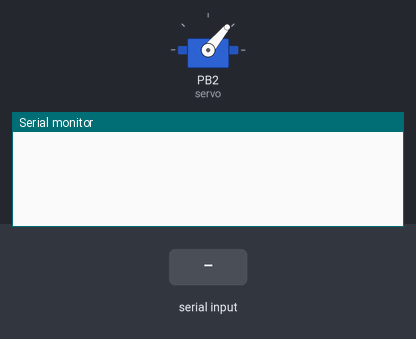
Recording of a sketch running on a simulated ATtiny85, built with avr-gcc and run on an emulated ATtiny85. Shown: servo, the last lines printed to the serial monitor. The test bench sets the inputs (shaded band).

Above: at 1.6 s.
1.7 s: "G21\n" received over Serial
At 2.7 s:
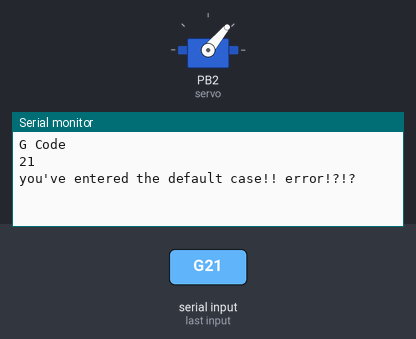
3.2 s: byte 10 ('\n') received over Serial
At 3.8 s:
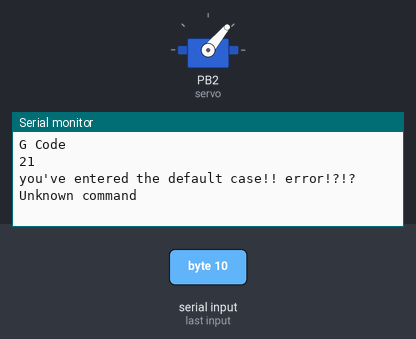
4.7 s: "M\n" received over Serial
At 6.2 s:
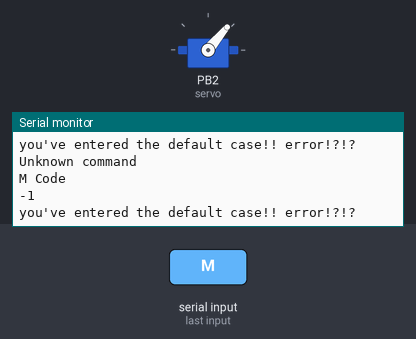

Measured:
- after the input at 1.7 s, the serial monitor: prints a new line at once (image 1)
- after the input at 3.2 s, the serial monitor: prints a new line at once (image 2)
- after the input at 4.7 s, the serial monitor: prints a new line at once (image 3)

The sketch:

simple_parser.ino
```cpp
//simple parser
//Frank Eggink 11-11-2012
//
//eerste versie van een parser
//parser is in staat om te bepalen of het om een G,M code gaat
//parser is in staat om te bepalen om welk type het gaat, bijvoorbeeld G1, G2,M300, op basis van het 2e karakter in het commando)
//getValue kan de x en y waarde uit een string halen


#include <SoftwareServo.h>

//servo variables

SoftwareServo servo;
boolean servoEnabled = true;

//parser variables
char *strchr_pointer;
double value;
int codenum;


//comm variables
const int MAX_CMD_SIZE = 256;
char buffer[MAX_CMD_SIZE];
char serial_char;
int serial_count = 0;
boolean comment_mode = false;


void setup()
{
	Serial.begin(9600);

	servo.attach(2);
	servo.write(50);

	if (servoEnabled)
	{
		for(int i=0; i<100; i++)
		{
			SoftwareServo::refresh();
			delay(4);
		}
	}

}

void loop()
{

	//parse("G21");
	//Serial.println();
	//parse("G90");
	//Serial.println();
	//parse("G92 X0.00 Y0.00 Z0.00");
	//Serial.println();
	//parse("M300 S50.00");
	//Serial.println();
	//parse("G1 X-23.84 Y0.67 F3500.00");
	//Serial.println();
	//parse("G1 X-66.56 Y4.26 F3500.00");
	//Serial.println();
	//parse("G4 P150");
	//Serial.println();


	//parse("Hallo");
	//Serial.println();
	//delay(10000);

	getSerialCommand();
	//delay(100);
	if (servoEnabled)
	{
		SoftwareServo::refresh();
	}

}


void getSerialCommand()
{
	//TODO : remove spaces at start of command

	if(Serial.available() > 0) {
		serial_char = Serial.read();
		// say what you got:
		//Serial.print("I received: ");
		//Serial.println(serial_char, DEC);
		if (serial_char == '\n' || serial_char == '\r')
		{
			buffer[serial_count] = 0;
			//TODO: process command

			parse(buffer);
			//Serial.println(buffer);
			//Serial.println();


			clear_buffer();
			comment_mode = false;
		}
		else //not end of command
		{
			if(serial_char == ';' || serial_char == '(')
			{
				comment_mode = true;
			}
			if (comment_mode != true)
			{
				buffer[serial_count] = serial_char;
				serial_count++;
				if(serial_count > MAX_CMD_SIZE)
				{

					clear_buffer();
					Serial.flush();

				}
			}
		}
	}
	//	else if (Serial.available() <=0) {
	//		Serial.println("arduino is not receiving");
	//	}
}


void clear_buffer()
{
	serial_count = 0;
}


//function to parse simple gcode
void parse(char *command)
{

	double xVal;
	double yVal;
	double pVal;
	double fVal;
	double sVal;

	boolean hasXVal;
	boolean hasYVal;
	boolean hasPVal;
	boolean hasFVal;
	boolean hasSVal;

	if (command != NULL) {
		if (command[0] == 'G') {
			//G code
			Serial.println("G Code");

			if(isdigit(command[1])) {  //is the second character a number?
				codenum = (int)strtod(&command[1],NULL);
			} else {
				codenum = -1; //something is wrong with the received command
			}
			Serial.println(codenum);
			hasXVal = getValue('X', command, &xVal);
			hasYVal = getValue('Y', command, &yVal);
			hasPVal = getValue('P', command, &pVal);
			hasFVal = getValue('F', command, &fVal);


			if(hasXVal) {
				Serial.print("X-value : ");
				Serial.println(xVal);
			}

			if(hasYVal) {
				Serial.print("Y-value : ");
				Serial.println(yVal);
			}
			if(hasPVal) {
				Serial.print("P-value : ");
				Serial.println(pVal);
			}
			if(hasFVal) {
				Serial.print("F-value : ");
				Serial.println(fVal);
			}


			switch(codenum)
			{
			case 0: //G0, Rapid positioning
				Serial.println("NOW IN CASE 0");
				break;
			case 1: //G1, linear interpolation at specified speed
				Serial.println("G1 not implemented");
				break;
			case 2: //G2, Clockwise arc
			case 3: //G3, Counterclockwise arc
				Serial.println("G2/G3 not implemented");
				break;
			case 4: //G4, Delay P ms
				Serial.println("G4 not implemented");
				break;
			case 90: //G90, Absolute Postioning
				Serial.println("G90 not implemented");
				break;
			case 91: //G91, Incremental Positioning
				Serial.println("G91 not implemented");
				break;
			default:
				Serial.println("you've entered the default case!! error!?!?");
			}


		} else if (command[0] == 'M') {
			//M code
			Serial.println("M Code");

			if(isdigit(command[1])) {  //is the second character a number?
				codenum = (int)strtod(&command[1],NULL);
			} else {
				codenum = -1; //something is wrong with the received command
			}
			Serial.println(codenum);

			hasSVal = getValue('S', command, &sVal);

			if(hasSVal) {
				Serial.print("S-value : ");
				Serial.println(sVal);
			}


			switch(codenum)
			{
			case 18: //M18, disable drives
				Serial.println("M18 not implemented");
				break;
			case 300: //M300, servo position
				//Serial.println("M300 not implemented");
				if (hasSVal) {
					servoEnabled = true;
				}
				if (sVal <0.) {
					sVal = 0;
				} else if (sVal > 180.) {
					sVal = 50; //default position
					servo.write((int)sVal);
					for (int i=0;i<100;i++) {
						SoftwareServo::refresh();
						delay(4);
					}
					servoEnabled = false;
				}
				servo.write((int)sVal);

				break;
			case 400: //M400, Reset X-Axix-Stepper settings to new object diameter
				Serial.println("G400 not implemented");
				break;
			case 401: //M401, Reset Y-Axis-Stepper settings to new object diameter
				Serial.println("M401 not implemented");
				break;
			case 402: //M402, set global zoom factor
				Serial.println("M402 not implemented");
				break;
			default:
				Serial.println("you've entered the default case!! error!?!?");
			}

		} else {
			//unknown command
			Serial.println("Unknown command");
		}
	}
}


//helper function to determine if a command contains a specific key value
boolean getValue(char key, char *command, double *value)
{
	//find key parameter
	strchr_pointer = strchr(command,key);
	if (strchr_pointer != NULL) //We found a key value
	{
		*value = (double)strtod(&command[strchr_pointer-command+1],NULL);
		return true;
	} else {
		return false;
	}
}
```
